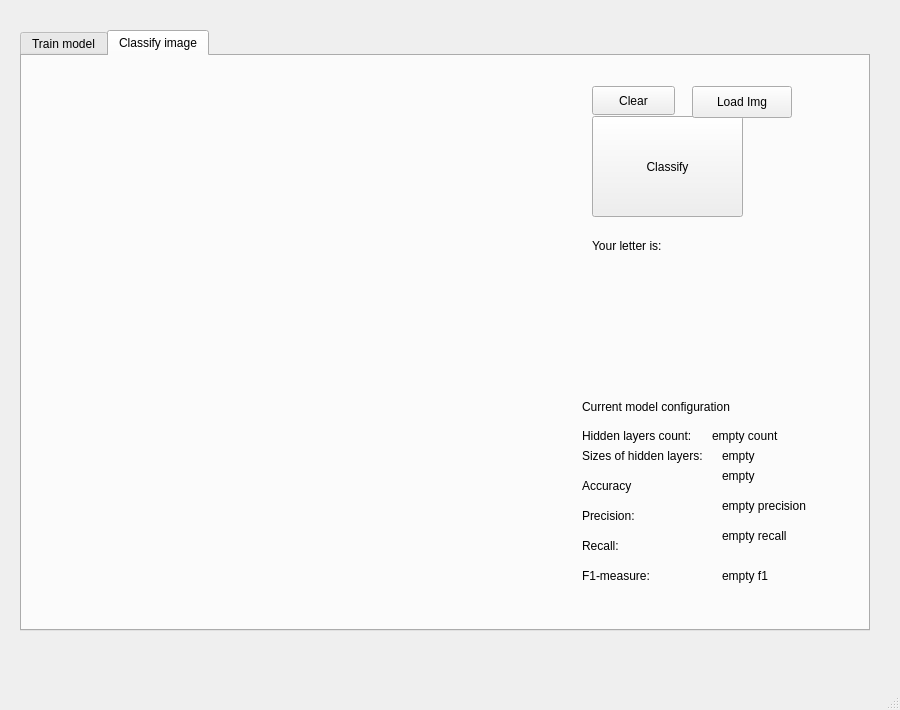
<?xml version="1.0" encoding="UTF-8"?>
<ui version="4.0">
 <class>MainWindow</class>
 <widget class="QMainWindow" name="MainWindow">
  <property name="geometry">
   <rect>
    <x>0</x>
    <y>0</y>
    <width>900</width>
    <height>710</height>
   </rect>
  </property>
  <property name="windowTitle">
   <string>MainWindow</string>
  </property>
  <widget class="QWidget" name="centralwidget">
   <widget class="QTabWidget" name="tabWidget">
    <property name="geometry">
     <rect>
      <x>20</x>
      <y>30</y>
      <width>850</width>
      <height>601</height>
     </rect>
    </property>
    <property name="currentIndex">
     <number>1</number>
    </property>
    <widget class="QWidget" name="tab_1">
     <attribute name="title">
      <string>Train model</string>
     </attribute>
     <widget class="QPushButton" name="modelLoader">
      <property name="geometry">
       <rect>
        <x>90</x>
        <y>30</y>
        <width>261</width>
        <height>29</height>
       </rect>
      </property>
      <property name="text">
       <string>Load model configuration from file</string>
      </property>
     </widget>
     <widget class="QLabel" name="loadingStatus">
      <property name="geometry">
       <rect>
        <x>410</x>
        <y>30</y>
        <width>111</width>
        <height>20</height>
       </rect>
      </property>
      <property name="text">
       <string>loading status...</string>
      </property>
     </widget>
     <widget class="QGroupBox" name="groupBox">
      <property name="geometry">
       <rect>
        <x>80</x>
        <y>70</y>
        <width>701</width>
        <height>391</height>
       </rect>
      </property>
      <property name="title">
       <string>Settings for training a model</string>
      </property>
      <widget class="QWidget" name="gridLayoutWidget">
       <property name="geometry">
        <rect>
         <x>190</x>
         <y>50</y>
         <width>481</width>
         <height>41</height>
        </rect>
       </property>
       <layout class="QGridLayout" name="gridLayout">
        <item row="1" column="2">
         <widget class="QLabel" name="label_3">
          <property name="text">
           <string>4</string>
          </property>
          <property name="alignment">
           <set>Qt::AlignHCenter|Qt::AlignTop</set>
          </property>
         </widget>
        </item>
        <item row="1" column="1">
         <widget class="QLabel" name="label">
          <property name="text">
           <string>3</string>
          </property>
          <property name="alignment">
           <set>Qt::AlignHCenter|Qt::AlignTop</set>
          </property>
         </widget>
        </item>
        <item row="1" column="3">
         <widget class="QLabel" name="label_4">
          <property name="text">
           <string>5</string>
          </property>
          <property name="alignment">
           <set>Qt::AlignHCenter|Qt::AlignTop</set>
          </property>
         </widget>
        </item>
        <item row="1" column="0">
         <widget class="QLabel" name="label_2">
          <property name="text">
           <string>2</string>
          </property>
          <property name="alignment">
           <set>Qt::AlignHCenter|Qt::AlignTop</set>
          </property>
         </widget>
        </item>
       </layout>
      </widget>
      <widget class="QSlider" name="hiddenLayersAmount">
       <property name="geometry">
        <rect>
         <x>240</x>
         <y>30</y>
         <width>381</width>
         <height>23</height>
        </rect>
       </property>
       <property name="minimum">
        <number>2</number>
       </property>
       <property name="maximum">
        <number>5</number>
       </property>
       <property name="pageStep">
        <number>1</number>
       </property>
       <property name="tracking">
        <bool>true</bool>
       </property>
       <property name="orientation">
        <enum>Qt::Horizontal</enum>
       </property>
       <property name="invertedAppearance">
        <bool>false</bool>
       </property>
       <property name="invertedControls">
        <bool>false</bool>
       </property>
       <property name="tickPosition">
        <enum>QSlider::TicksBelow</enum>
       </property>
       <property name="tickInterval">
        <number>1</number>
       </property>
      </widget>
      <widget class="QLabel" name="label_5">
       <property name="geometry">
        <rect>
         <x>0</x>
         <y>30</y>
         <width>221</width>
         <height>20</height>
        </rect>
       </property>
       <property name="text">
        <string>Hidden layers amount</string>
       </property>
      </widget>
      <widget class="QLabel" name="label_6">
       <property name="geometry">
        <rect>
         <x>0</x>
         <y>90</y>
         <width>141</width>
         <height>20</height>
        </rect>
       </property>
       <property name="text">
        <string>Hidden layers sizes</string>
       </property>
      </widget>
      <widget class="QWidget" name="gridLayoutWidget_2">
       <property name="geometry">
        <rect>
         <x>160</x>
         <y>90</y>
         <width>511</width>
         <height>58</height>
        </rect>
       </property>
       <layout class="QGridLayout" name="gridLayout_2">
        <item row="0" column="3">
         <widget class="QLabel" name="label_10">
          <property name="text">
           <string>layer 4</string>
          </property>
         </widget>
        </item>
        <item row="0" column="2">
         <widget class="QLabel" name="label_9">
          <property name="text">
           <string>layer 3</string>
          </property>
         </widget>
        </item>
        <item row="0" column="1">
         <widget class="QLabel" name="label_8">
          <property name="text">
           <string>layer 2</string>
          </property>
         </widget>
        </item>
        <item row="0" column="0">
         <widget class="QLabel" name="label_7">
          <property name="text">
           <string>layer 1</string>
          </property>
         </widget>
        </item>
        <item row="0" column="4">
         <widget class="QLabel" name="label_11">
          <property name="text">
           <string>layer 5</string>
          </property>
         </widget>
        </item>
        <item row="1" column="0">
         <widget class="QSpinBox" name="layerSize_1">
          <property name="minimum">
           <number>1</number>
          </property>
          <property name="maximum">
           <number>256</number>
          </property>
          <property name="singleStep">
           <number>1</number>
          </property>
          <property name="value">
           <number>5</number>
          </property>
         </widget>
        </item>
        <item row="1" column="1">
         <widget class="QSpinBox" name="layerSize_2">
          <property name="minimum">
           <number>1</number>
          </property>
          <property name="maximum">
           <number>256</number>
          </property>
          <property name="singleStep">
           <number>1</number>
          </property>
          <property name="value">
           <number>5</number>
          </property>
         </widget>
        </item>
        <item row="1" column="2">
         <widget class="QSpinBox" name="layerSize_3">
          <property name="minimum">
           <number>1</number>
          </property>
          <property name="maximum">
           <number>256</number>
          </property>
          <property name="singleStep">
           <number>1</number>
          </property>
         </widget>
        </item>
        <item row="1" column="3">
         <widget class="QSpinBox" name="layerSize_4">
          <property name="minimum">
           <number>1</number>
          </property>
          <property name="maximum">
           <number>256</number>
          </property>
          <property name="singleStep">
           <number>1</number>
          </property>
         </widget>
        </item>
        <item row="1" column="4">
         <widget class="QSpinBox" name="layerSize_5">
          <property name="minimum">
           <number>1</number>
          </property>
          <property name="maximum">
           <number>256</number>
          </property>
          <property name="singleStep">
           <number>1</number>
          </property>
         </widget>
        </item>
       </layout>
      </widget>
      <widget class="QLabel" name="trainingDatasetDirectory">
       <property name="geometry">
        <rect>
         <x>190</x>
         <y>260</y>
         <width>361</width>
         <height>20</height>
        </rect>
       </property>
       <property name="text">
        <string>/</string>
       </property>
      </widget>
      <widget class="QLabel" name="testingDatasetDirectory">
       <property name="geometry">
        <rect>
         <x>190</x>
         <y>290</y>
         <width>341</width>
         <height>20</height>
        </rect>
       </property>
       <property name="text">
        <string>/</string>
       </property>
      </widget>
      <widget class="QPushButton" name="chooseTestingDataset">
       <property name="geometry">
        <rect>
         <x>10</x>
         <y>290</y>
         <width>171</width>
         <height>29</height>
        </rect>
       </property>
       <property name="text">
        <string>Choose testing dataset</string>
       </property>
      </widget>
      <widget class="QPushButton" name="chooseTrainingDataset">
       <property name="geometry">
        <rect>
         <x>10</x>
         <y>260</y>
         <width>171</width>
         <height>29</height>
        </rect>
       </property>
       <property name="text">
        <string>Choose training dataset</string>
       </property>
      </widget>
      <widget class="QRadioButton" name="graphMode">
       <property name="geometry">
        <rect>
         <x>130</x>
         <y>170</y>
         <width>112</width>
         <height>26</height>
        </rect>
       </property>
       <property name="text">
        <string>graph</string>
       </property>
      </widget>
      <widget class="QRadioButton" name="matrixMode">
       <property name="geometry">
        <rect>
         <x>230</x>
         <y>170</y>
         <width>112</width>
         <height>26</height>
        </rect>
       </property>
       <property name="text">
        <string>matrix</string>
       </property>
       <property name="checked">
        <bool>true</bool>
       </property>
      </widget>
      <widget class="QLabel" name="label_12">
       <property name="geometry">
        <rect>
         <x>0</x>
         <y>170</y>
         <width>91</width>
         <height>20</height>
        </rect>
       </property>
       <property name="text">
        <string>Model type</string>
       </property>
      </widget>
      <widget class="QLabel" name="label_16">
       <property name="geometry">
        <rect>
         <x>230</x>
         <y>220</y>
         <width>101</width>
         <height>20</height>
        </rect>
       </property>
       <property name="text">
        <string>Batch size</string>
       </property>
      </widget>
      <widget class="QLabel" name="label_17">
       <property name="geometry">
        <rect>
         <x>10</x>
         <y>220</y>
         <width>101</width>
         <height>20</height>
        </rect>
       </property>
       <property name="text">
        <string>Epoch amount</string>
       </property>
      </widget>
      <widget class="QLabel" name="label_18">
       <property name="geometry">
        <rect>
         <x>410</x>
         <y>220</y>
         <width>121</width>
         <height>20</height>
        </rect>
       </property>
       <property name="text">
        <string>Learning constant</string>
       </property>
      </widget>
      <widget class="QDoubleSpinBox" name="learningConstant">
       <property name="geometry">
        <rect>
         <x>560</x>
         <y>220</y>
         <width>67</width>
         <height>29</height>
        </rect>
       </property>
       <property name="decimals">
        <number>6</number>
       </property>
       <property name="minimum">
        <double>-1000.000000000000000</double>
       </property>
       <property name="maximum">
        <double>1000.000000000000000</double>
       </property>
       <property name="value">
        <double>1.000000000000000</double>
       </property>
      </widget>
      <widget class="QSpinBox" name="epochAmount">
       <property name="geometry">
        <rect>
         <x>130</x>
         <y>220</y>
         <width>48</width>
         <height>29</height>
        </rect>
       </property>
       <property name="minimum">
        <number>1</number>
       </property>
       <property name="maximum">
        <number>1000</number>
       </property>
      </widget>
      <widget class="QSpinBox" name="batchSize">
       <property name="geometry">
        <rect>
         <x>320</x>
         <y>220</y>
         <width>48</width>
         <height>29</height>
        </rect>
       </property>
       <property name="minimum">
        <number>1</number>
       </property>
       <property name="maximum">
        <number>9999</number>
       </property>
       <property name="value">
        <number>10</number>
       </property>
      </widget>
      <widget class="QCheckBox" name="evaluateCheckBox">
       <property name="geometry">
        <rect>
         <x>10</x>
         <y>330</y>
         <width>341</width>
         <height>26</height>
        </rect>
       </property>
       <property name="text">
        <string>Evaluate model performance after each epoch</string>
       </property>
       <property name="tristate">
        <bool>false</bool>
       </property>
      </widget>
      <widget class="QLabel" name="label_14">
       <property name="geometry">
        <rect>
         <x>30</x>
         <y>360</y>
         <width>411</width>
         <height>20</height>
        </rect>
       </property>
       <property name="text">
        <string>checking that box will significantly slow down performance</string>
       </property>
      </widget>
     </widget>
     <widget class="QPushButton" name="trainModel">
      <property name="geometry">
       <rect>
        <x>580</x>
        <y>510</y>
        <width>131</width>
        <height>29</height>
       </rect>
      </property>
      <property name="text">
       <string>TRAIN MODEL</string>
      </property>
     </widget>
     <widget class="QPushButton" name="saveModel">
      <property name="geometry">
       <rect>
        <x>110</x>
        <y>510</y>
        <width>231</width>
        <height>29</height>
       </rect>
      </property>
      <property name="text">
       <string>Save model to file</string>
      </property>
     </widget>
     <widget class="QPushButton" name="runExperiment">
      <property name="geometry">
       <rect>
        <x>100</x>
        <y>470</y>
        <width>291</width>
        <height>29</height>
       </rect>
      </property>
      <property name="text">
       <string>Run the experiment on the test sample</string>
      </property>
     </widget>
     <widget class="QDoubleSpinBox" name="testSampleFraction">
      <property name="geometry">
       <rect>
        <x>690</x>
        <y>470</y>
        <width>67</width>
        <height>29</height>
       </rect>
      </property>
      <property name="maximum">
       <double>1.000000000000000</double>
      </property>
      <property name="singleStep">
       <double>0.010000000000000</double>
      </property>
      <property name="value">
       <double>1.000000000000000</double>
      </property>
     </widget>
     <widget class="QLabel" name="label_25">
      <property name="geometry">
       <rect>
        <x>520</x>
        <y>470</y>
        <width>141</width>
        <height>20</height>
       </rect>
      </property>
      <property name="text">
       <string>Test sample fraction:</string>
      </property>
     </widget>
     <widget class="QPushButton" name="Research">
      <property name="geometry">
       <rect>
        <x>630</x>
        <y>10</y>
        <width>100</width>
        <height>32</height>
       </rect>
      </property>
      <property name="text">
       <string>Research</string>
      </property>
     </widget>
     <widget class="QSpinBox" name="numresearch">
      <property name="geometry">
       <rect>
        <x>640</x>
        <y>50</y>
        <width>81</width>
        <height>22</height>
       </rect>
      </property>
      <property name="minimum">
       <number>1</number>
      </property>
      <property name="maximum">
       <number>1001</number>
      </property>
     </widget>
    </widget>
    <widget class="QWidget" name="tab_2">
     <property name="palette">
      <palette>
       <active/>
       <inactive/>
       <disabled/>
      </palette>
     </property>
     <property name="styleSheet">
      <string notr="true"/>
     </property>
     <attribute name="title">
      <string>Classify image</string>
     </attribute>
     <widget class="Paint" name="paint" native="true">
      <property name="geometry">
       <rect>
        <x>20</x>
        <y>20</y>
        <width>512</width>
        <height>512</height>
       </rect>
      </property>
     </widget>
     <widget class="QPushButton" name="classifyImage">
      <property name="geometry">
       <rect>
        <x>570</x>
        <y>60</y>
        <width>151</width>
        <height>101</height>
       </rect>
      </property>
      <property name="text">
       <string>Classify</string>
      </property>
     </widget>
     <widget class="QLabel" name="answer">
      <property name="geometry">
       <rect>
        <x>670</x>
        <y>180</y>
        <width>63</width>
        <height>20</height>
       </rect>
      </property>
      <property name="text">
       <string/>
      </property>
     </widget>
     <widget class="QPushButton" name="clear">
      <property name="geometry">
       <rect>
        <x>570</x>
        <y>30</y>
        <width>83</width>
        <height>29</height>
       </rect>
      </property>
      <property name="text">
       <string>Clear</string>
      </property>
     </widget>
     <widget class="QLabel" name="label_13">
      <property name="geometry">
       <rect>
        <x>570</x>
        <y>180</y>
        <width>91</width>
        <height>20</height>
       </rect>
      </property>
      <property name="text">
       <string>Your letter is:</string>
      </property>
     </widget>
     <widget class="QLabel" name="label_15">
      <property name="geometry">
       <rect>
        <x>560</x>
        <y>340</y>
        <width>201</width>
        <height>21</height>
       </rect>
      </property>
      <property name="text">
       <string>Current model configuration</string>
      </property>
     </widget>
     <widget class="QLabel" name="label_19">
      <property name="geometry">
       <rect>
        <x>560</x>
        <y>370</y>
        <width>141</width>
        <height>20</height>
       </rect>
      </property>
      <property name="text">
       <string>Hidden layers count:</string>
      </property>
     </widget>
     <widget class="QLabel" name="layersCount">
      <property name="geometry">
       <rect>
        <x>690</x>
        <y>370</y>
        <width>111</width>
        <height>20</height>
       </rect>
      </property>
      <property name="text">
       <string>empty count</string>
      </property>
     </widget>
     <widget class="QLabel" name="label_20">
      <property name="geometry">
       <rect>
        <x>560</x>
        <y>390</y>
        <width>151</width>
        <height>20</height>
       </rect>
      </property>
      <property name="text">
       <string>Sizes of hidden layers:</string>
      </property>
     </widget>
     <widget class="QLabel" name="label_21">
      <property name="geometry">
       <rect>
        <x>560</x>
        <y>420</y>
        <width>151</width>
        <height>20</height>
       </rect>
      </property>
      <property name="text">
       <string>Accuracy</string>
      </property>
     </widget>
     <widget class="QLabel" name="label_22">
      <property name="geometry">
       <rect>
        <x>560</x>
        <y>450</y>
        <width>151</width>
        <height>20</height>
       </rect>
      </property>
      <property name="text">
       <string>Precision:</string>
      </property>
     </widget>
     <widget class="QLabel" name="label_23">
      <property name="geometry">
       <rect>
        <x>560</x>
        <y>480</y>
        <width>151</width>
        <height>20</height>
       </rect>
      </property>
      <property name="text">
       <string>Recall:</string>
      </property>
     </widget>
     <widget class="QLabel" name="label_24">
      <property name="geometry">
       <rect>
        <x>560</x>
        <y>510</y>
        <width>151</width>
        <height>20</height>
       </rect>
      </property>
      <property name="text">
       <string>F1-measure:</string>
      </property>
     </widget>
     <widget class="QLabel" name="layersSizes">
      <property name="geometry">
       <rect>
        <x>700</x>
        <y>390</y>
        <width>111</width>
        <height>20</height>
       </rect>
      </property>
      <property name="text">
       <string>empty</string>
      </property>
     </widget>
     <widget class="QLabel" name="accuracy">
      <property name="geometry">
       <rect>
        <x>700</x>
        <y>410</y>
        <width>63</width>
        <height>20</height>
       </rect>
      </property>
      <property name="text">
       <string>empty</string>
      </property>
     </widget>
     <widget class="QLabel" name="precision">
      <property name="geometry">
       <rect>
        <x>700</x>
        <y>440</y>
        <width>141</width>
        <height>20</height>
       </rect>
      </property>
      <property name="text">
       <string>empty precision</string>
      </property>
     </widget>
     <widget class="QLabel" name="recall">
      <property name="geometry">
       <rect>
        <x>700</x>
        <y>470</y>
        <width>101</width>
        <height>20</height>
       </rect>
      </property>
      <property name="text">
       <string>empty recall</string>
      </property>
     </widget>
     <widget class="QLabel" name="f1Measure">
      <property name="geometry">
       <rect>
        <x>700</x>
        <y>510</y>
        <width>63</width>
        <height>20</height>
       </rect>
      </property>
      <property name="text">
       <string>empty f1</string>
      </property>
     </widget>
     <widget class="QPushButton" name="load_img">
      <property name="geometry">
       <rect>
        <x>670</x>
        <y>30</y>
        <width>100</width>
        <height>32</height>
       </rect>
      </property>
      <property name="text">
       <string>Load Img</string>
      </property>
     </widget>
    </widget>
   </widget>
   <widget class="QLabel" name="hiddenLayersCount_4">
    <property name="geometry">
     <rect>
      <x>980</x>
      <y>340</y>
      <width>63</width>
      <height>20</height>
     </rect>
    </property>
    <property name="text">
     <string/>
    </property>
   </widget>
  </widget>
  <widget class="QMenuBar" name="menubar">
   <property name="geometry">
    <rect>
     <x>0</x>
     <y>0</y>
     <width>900</width>
     <height>22</height>
    </rect>
   </property>
  </widget>
  <widget class="QStatusBar" name="statusbar"/>
 </widget>
 <customwidgets>
  <customwidget>
   <class>Paint</class>
   <extends>QWidget</extends>
   <header location="global">paint.h</header>
   <container>1</container>
  </customwidget>
 </customwidgets>
 <resources/>
 <connections/>
</ui>
